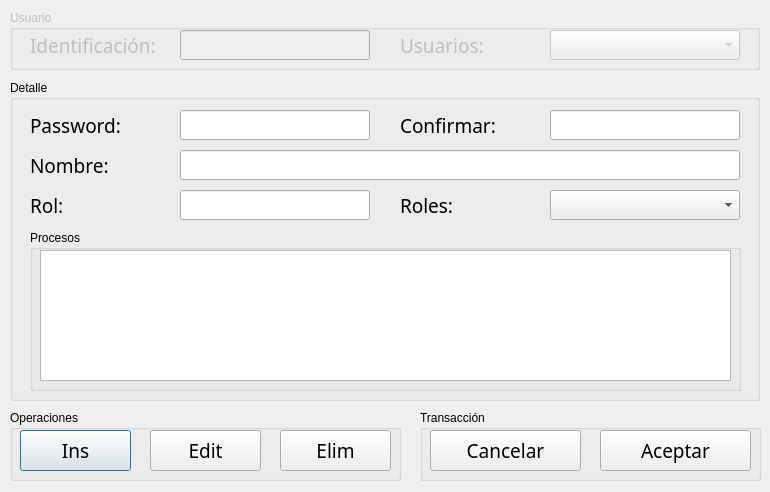
<?xml version="1.0" encoding="UTF-8"?>
<ui version="4.0">
 <class>dlgUsuarios</class>
 <widget class="QDialog" name="dlgUsuarios">
  <property name="windowModality">
   <enum>Qt::ApplicationModal</enum>
  </property>
  <property name="geometry">
   <rect>
    <x>0</x>
    <y>0</y>
    <width>770</width>
    <height>492</height>
   </rect>
  </property>
  <property name="windowTitle">
   <string>Sistema - Usuarios</string>
  </property>
  <property name="modal">
   <bool>true</bool>
  </property>
  <widget class="QGroupBox" name="gbUsuario">
   <property name="enabled">
    <bool>false</bool>
   </property>
   <property name="geometry">
    <rect>
     <x>10</x>
     <y>10</y>
     <width>750</width>
     <height>60</height>
    </rect>
   </property>
   <property name="title">
    <string>Usuario</string>
   </property>
   <widget class="QLabel" name="lblIdentificacion">
    <property name="geometry">
     <rect>
      <x>20</x>
      <y>20</y>
      <width>135</width>
      <height>30</height>
     </rect>
    </property>
    <property name="font">
     <font>
      <family>Lucida Sans Unicode</family>
      <pointsize>14</pointsize>
     </font>
    </property>
    <property name="text">
     <string>Identificación:</string>
    </property>
   </widget>
   <widget class="QLineEdit" name="leIdentificacion">
    <property name="geometry">
     <rect>
      <x>170</x>
      <y>20</y>
      <width>190</width>
      <height>30</height>
     </rect>
    </property>
   </widget>
   <widget class="QLabel" name="lblUsuarios">
    <property name="geometry">
     <rect>
      <x>390</x>
      <y>20</y>
      <width>135</width>
      <height>30</height>
     </rect>
    </property>
    <property name="font">
     <font>
      <family>Lucida Sans Unicode</family>
      <pointsize>14</pointsize>
     </font>
    </property>
    <property name="text">
     <string>Usuarios:</string>
    </property>
   </widget>
   <widget class="QComboBox" name="cboUsuarios">
    <property name="geometry">
     <rect>
      <x>540</x>
      <y>20</y>
      <width>190</width>
      <height>30</height>
     </rect>
    </property>
   </widget>
  </widget>
  <widget class="QGroupBox" name="gbDetalle">
   <property name="geometry">
    <rect>
     <x>10</x>
     <y>80</y>
     <width>750</width>
     <height>321</height>
    </rect>
   </property>
   <property name="title">
    <string>Detalle</string>
   </property>
   <widget class="QLabel" name="lblPassword">
    <property name="geometry">
     <rect>
      <x>20</x>
      <y>30</y>
      <width>135</width>
      <height>30</height>
     </rect>
    </property>
    <property name="font">
     <font>
      <family>Lucida Sans Unicode</family>
      <pointsize>14</pointsize>
     </font>
    </property>
    <property name="text">
     <string>Password:</string>
    </property>
   </widget>
   <widget class="QLineEdit" name="lePassword">
    <property name="geometry">
     <rect>
      <x>170</x>
      <y>30</y>
      <width>190</width>
      <height>30</height>
     </rect>
    </property>
   </widget>
   <widget class="QLabel" name="lblConfirmar">
    <property name="geometry">
     <rect>
      <x>390</x>
      <y>30</y>
      <width>135</width>
      <height>30</height>
     </rect>
    </property>
    <property name="font">
     <font>
      <family>Lucida Sans Unicode</family>
      <pointsize>14</pointsize>
     </font>
    </property>
    <property name="text">
     <string>Confirmar:</string>
    </property>
   </widget>
   <widget class="QLineEdit" name="leConfirmar">
    <property name="geometry">
     <rect>
      <x>540</x>
      <y>30</y>
      <width>190</width>
      <height>30</height>
     </rect>
    </property>
   </widget>
   <widget class="QLabel" name="lblNombre">
    <property name="geometry">
     <rect>
      <x>20</x>
      <y>70</y>
      <width>135</width>
      <height>30</height>
     </rect>
    </property>
    <property name="font">
     <font>
      <family>Lucida Sans Unicode</family>
      <pointsize>14</pointsize>
     </font>
    </property>
    <property name="text">
     <string>Nombre:</string>
    </property>
   </widget>
   <widget class="QLineEdit" name="leNombre">
    <property name="geometry">
     <rect>
      <x>170</x>
      <y>70</y>
      <width>560</width>
      <height>30</height>
     </rect>
    </property>
   </widget>
   <widget class="QLabel" name="lblRol">
    <property name="geometry">
     <rect>
      <x>20</x>
      <y>110</y>
      <width>135</width>
      <height>30</height>
     </rect>
    </property>
    <property name="font">
     <font>
      <family>Lucida Sans Unicode</family>
      <pointsize>14</pointsize>
     </font>
    </property>
    <property name="text">
     <string>Rol:</string>
    </property>
   </widget>
   <widget class="QLineEdit" name="leRol">
    <property name="geometry">
     <rect>
      <x>170</x>
      <y>110</y>
      <width>190</width>
      <height>30</height>
     </rect>
    </property>
   </widget>
   <widget class="QLabel" name="lblRoles">
    <property name="geometry">
     <rect>
      <x>390</x>
      <y>110</y>
      <width>135</width>
      <height>30</height>
     </rect>
    </property>
    <property name="font">
     <font>
      <family>Lucida Sans Unicode</family>
      <pointsize>14</pointsize>
     </font>
    </property>
    <property name="text">
     <string>Roles:</string>
    </property>
   </widget>
   <widget class="QComboBox" name="cboRoles">
    <property name="geometry">
     <rect>
      <x>540</x>
      <y>110</y>
      <width>190</width>
      <height>30</height>
     </rect>
    </property>
   </widget>
   <widget class="QGroupBox" name="gbProcesos">
    <property name="geometry">
     <rect>
      <x>20</x>
      <y>150</y>
      <width>711</width>
      <height>161</height>
     </rect>
    </property>
    <property name="title">
     <string>Procesos</string>
    </property>
    <widget class="QListWidget" name="listProcesos">
     <property name="geometry">
      <rect>
       <x>10</x>
       <y>20</y>
       <width>691</width>
       <height>131</height>
      </rect>
     </property>
    </widget>
   </widget>
  </widget>
  <widget class="QGroupBox" name="groupBox">
   <property name="geometry">
    <rect>
     <x>10</x>
     <y>410</y>
     <width>391</width>
     <height>71</height>
    </rect>
   </property>
   <property name="title">
    <string>Operaciones</string>
   </property>
   <widget class="QPushButton" name="pushButton">
    <property name="geometry">
     <rect>
      <x>10</x>
      <y>20</y>
      <width>111</width>
      <height>41</height>
     </rect>
    </property>
    <property name="font">
     <font>
      <family>Lucida Sans Unicode</family>
      <pointsize>14</pointsize>
     </font>
    </property>
    <property name="text">
     <string>Ins</string>
    </property>
    <property name="icon">
     <iconset>
      <normaloff>../img/icon_insertar32x32.png</normaloff>../img/icon_insertar32x32.png</iconset>
    </property>
    <property name="iconSize">
     <size>
      <width>32</width>
      <height>32</height>
     </size>
    </property>
   </widget>
   <widget class="QPushButton" name="pushButton_2">
    <property name="geometry">
     <rect>
      <x>140</x>
      <y>20</y>
      <width>111</width>
      <height>41</height>
     </rect>
    </property>
    <property name="font">
     <font>
      <family>Lucida Sans Unicode</family>
      <pointsize>14</pointsize>
     </font>
    </property>
    <property name="text">
     <string>Edit</string>
    </property>
    <property name="icon">
     <iconset>
      <normaloff>../img/icon_editar32x32.png</normaloff>../img/icon_editar32x32.png</iconset>
    </property>
    <property name="iconSize">
     <size>
      <width>32</width>
      <height>32</height>
     </size>
    </property>
   </widget>
   <widget class="QPushButton" name="pushButton_3">
    <property name="geometry">
     <rect>
      <x>270</x>
      <y>20</y>
      <width>111</width>
      <height>41</height>
     </rect>
    </property>
    <property name="font">
     <font>
      <family>Lucida Sans Unicode</family>
      <pointsize>14</pointsize>
     </font>
    </property>
    <property name="text">
     <string>Elim</string>
    </property>
    <property name="icon">
     <iconset>
      <normaloff>../img/icon_eliminar32x32.png</normaloff>../img/icon_eliminar32x32.png</iconset>
    </property>
    <property name="iconSize">
     <size>
      <width>32</width>
      <height>32</height>
     </size>
    </property>
   </widget>
  </widget>
  <widget class="QGroupBox" name="groupBox_2">
   <property name="geometry">
    <rect>
     <x>420</x>
     <y>410</y>
     <width>341</width>
     <height>71</height>
    </rect>
   </property>
   <property name="title">
    <string>Transacción</string>
   </property>
   <widget class="QPushButton" name="pushButton_4">
    <property name="geometry">
     <rect>
      <x>10</x>
      <y>20</y>
      <width>151</width>
      <height>41</height>
     </rect>
    </property>
    <property name="font">
     <font>
      <family>Lucida Sans Unicode</family>
      <pointsize>14</pointsize>
     </font>
    </property>
    <property name="text">
     <string>Cancelar</string>
    </property>
    <property name="icon">
     <iconset>
      <normaloff>../img/icon_cancelar32x32.png</normaloff>../img/icon_cancelar32x32.png</iconset>
    </property>
    <property name="iconSize">
     <size>
      <width>32</width>
      <height>32</height>
     </size>
    </property>
   </widget>
   <widget class="QPushButton" name="pushButton_5">
    <property name="geometry">
     <rect>
      <x>180</x>
      <y>20</y>
      <width>151</width>
      <height>41</height>
     </rect>
    </property>
    <property name="font">
     <font>
      <family>Lucida Sans Unicode</family>
      <pointsize>14</pointsize>
     </font>
    </property>
    <property name="text">
     <string>Aceptar</string>
    </property>
    <property name="icon">
     <iconset>
      <normaloff>../img/icon_aceptar32x32.png</normaloff>../img/icon_aceptar32x32.png</iconset>
    </property>
    <property name="iconSize">
     <size>
      <width>32</width>
      <height>32</height>
     </size>
    </property>
   </widget>
  </widget>
 </widget>
 <resources/>
 <connections/>
</ui>
